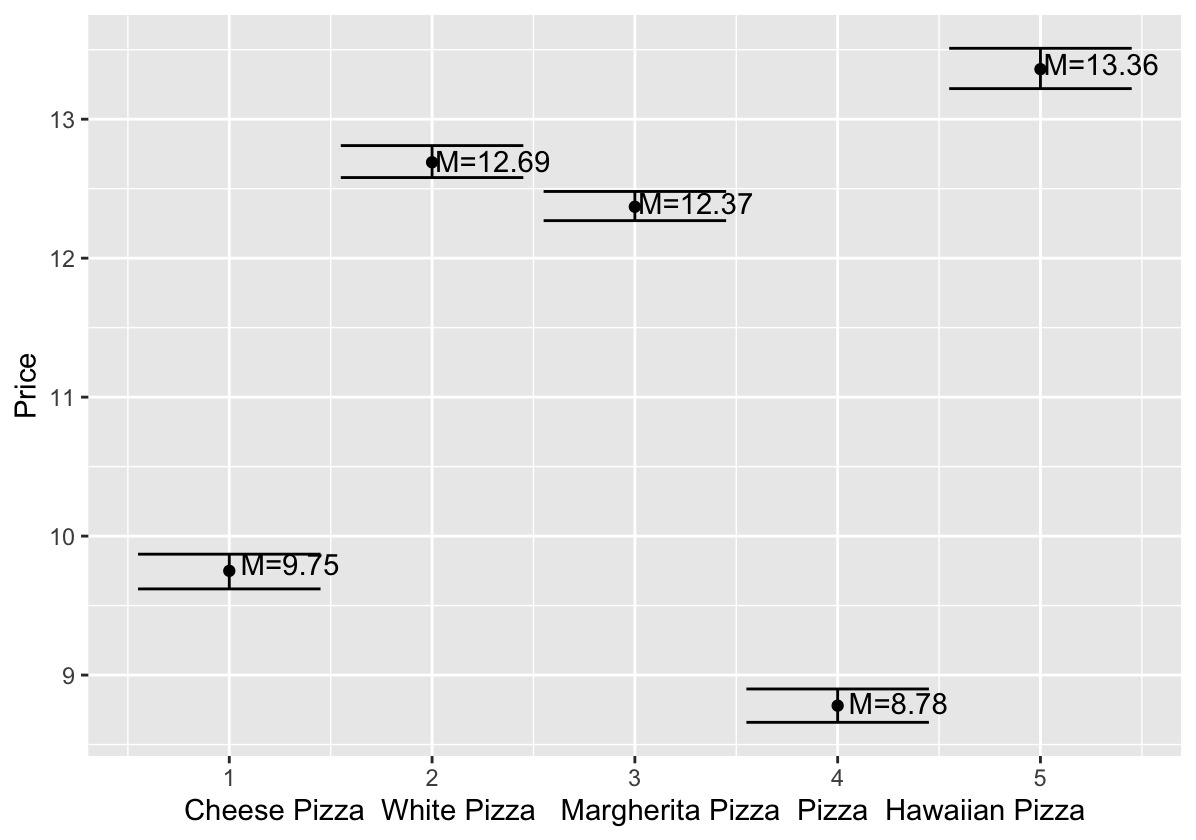

R code for this plot:
data<- round(data.frame(x=1:5,y=c(9.75,12.69,12.37,8.78,13.36),
                        lower=c(9.62,12.58,12.27,8.66,13.22),
                        upper=c(9.87,12.81,12.48,8.90,13.51)),5)
ggplot(data,aes(x,y))
+geom_point()
+geom_errorbar((aes(ymin=lower,ymax=upper)))
+labs(x="Cheese Pizza  White Pizza   Margherita Pizza  Pizza  Hawaiian Pizza",y="Price")
+annotate("text",x=1.3,y=9.8,label="M=9.75")
+annotate("text",x=2.3,y=12.7,label="M=12.69")
+annotate("text",x=3.3,y=12.4,label="M=12.37")
+annotate("text",x=4.3,y=8.8,label="M=8.78")
+annotate("text",x=5.3,y=13.4,label="M=13.36")
